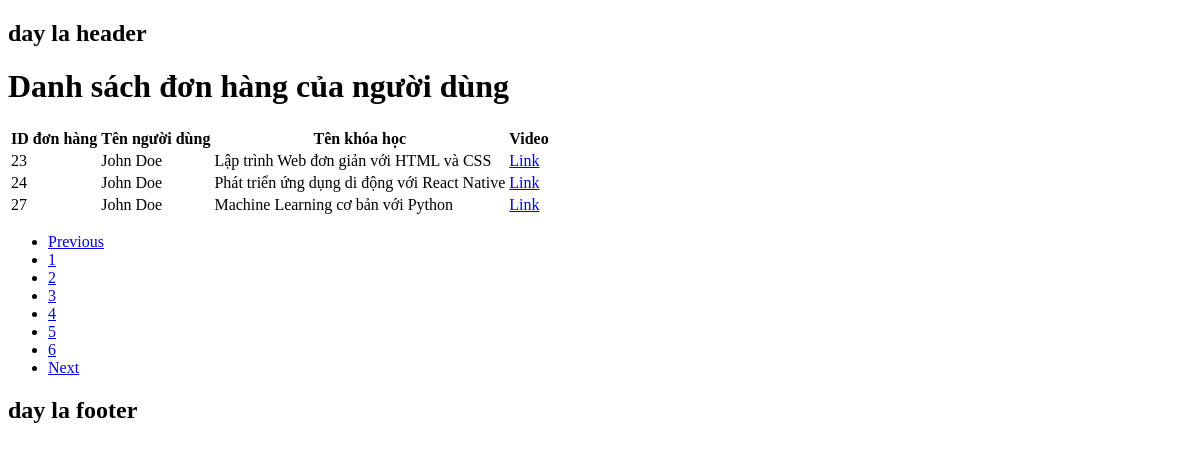
The page /user_orders.php?page=3 (signed in) on the database its author committed.
### tables this page shows
CREATE TABLE `orders` (
  `id` int NOT NULL,
  `user_id` int NOT NULL,
  `course_id` int NOT NULL,
  `total_amount` float NOT NULL,
  `status` enum('pending','complete','cancel') DEFAULT 'pending'
);

CREATE TABLE `users` (
  `id` int NOT NULL,
  `name` varchar(255) DEFAULT NULL,
  `email` varchar(255) NOT NULL,
  `username` varchar(20) NOT NULL,
  `address` varchar(255) NOT NULL,
  `password` varchar(255) NOT NULL,
  `is_active` tinyint(1) NOT NULL DEFAULT '1',
  `role_id` int NOT NULL DEFAULT '2'
);

CREATE TABLE `courses` (
  `id` int NOT NULL,
  `name` varchar(255) NOT NULL,
  `description` text NOT NULL,
  `price` float NOT NULL,
  `image` varchar(255) NOT NULL,
  `video` varchar(255) NOT NULL,
  `duration` int NOT NULL,
  `category_id` int DEFAULT NULL,
  `deleted` tinyint(1) NOT NULL DEFAULT '0'
);

### classes/order.php (called while the page is built, shortened)
<?php
class Order
{
    public static function countUserOrder($conn, $user_id) {
        try {
            $sql = 'select count(o.id) from orders o
                    join courses c on o.course_id = c.id
                    join users u on o.user_id = u.id
                    where o.user_id = ' . $user_id;
            return $conn->query($sql)->fetchColumn();
        } catch (PDOException $e) {
            echo $e->getMessage();
            return -1;
        }
    }
      public static function getPaging($conn, $limit, $offset,$user_id)
      {
          try {
              $sql = "select u.name as user_name, c.name as course_name,
              o.id as order_id, c.video as course_video
              from orders o
              join courses c on o.course_id = c.id
              join users u on o.user_id = u.id
              where o.user_id = :user_id
                        limit :limit
                        offset :offset";
              $stmt = $conn->prepare($sql);
              $stmt->bindParam(':user_id', $user_id);
              $stmt->bindValue(':limit', $limit, PDO::PARAM_INT);
              $stmt->bindValue(':offset', $offset, PDO::PARAM_INT);
              $stmt->setFetchMode(PDO::FETCH_CLASS, 'Order');
              $stmt->execute();
              if ($stmt->execute()) {
                  $books = $stmt->fetchAll(PDO::FETCH_ASSOC);
                  return $books;
              }
          } catch (PDOException $e) {
              echo $e->getMessage();
              return null;
          }
      }
}

### inc/init.php (called while the page is built, shortened)
<?php
spl_autoload_register(
    function ($className) {
        $fileName = strtolower($className) . ".php";
        $dirRoot = dirname(__DIR__);
    }
);

### user_orders.php (the view, shortened to what this page needs)
<?php
require "inc/init.php";
$conn = require "inc/db.php";
$user_id = $_SESSION["user_id"];
$total = Order::countUserOrder($conn,$user_id);
$limit = 3;
$currentpage = $_GET['page'] ?? 1;
$config = [
    'total' => $total,
    'limit' => $limit,
    'full' => false,
];
$userOrders = Order::getPaging($conn, $limit, ($currentpage - 1) * $limit, $user_id);
if ($userOrders !== null) {
?>
    <h1>Danh sách đơn hàng của người dùng</h1>
    <table>
        <thead>
            <tr>
                <th>ID đơn hàng</th>
                <th>Tên người dùng</th>
                <th>Tên khóa học</th>
                <th>Video</th>
            </tr>
        </thead>
        <tbody>
            <?php foreach ($userOrders as $order) : ?>
                <tr>
                    <td><?php echo $order['order_id']; ?></td>
                    <td><?php echo $order['user_name']; ?></td>
                    <td><?php echo $order['course_name']; ?></td>
                    <td> <a href='<?php echo $order['course_video']; ?>'>Link</a></td>
                </tr>
            <?php endforeach; ?>
        </tbody>
    </table>
    <div class='content'>
    <?php
        $page = new Pagination($config);
        echo $page->getPagination();
    ?>
    <?php
}
?>
<!DOCTYPE html>
<html lang="vi">
<head>
    <link rel="stylesheet" href="css/style.css">
</head>
<body>
</body>
</html>

### css/style.css (style rules this page uses)
* { box-sizing: border-box; }

### rows shown on the page
orders: id "23", user.name "John Doe", course.name "Lập trình Web đơn giản với HTML và CSS"
orders: id "24", user.name "John Doe", course.name "Phát triển ứng dụng di động với React Native"
orders: id "27", user.name "John Doe", course.name "Machine Learning cơ bản với Python"
